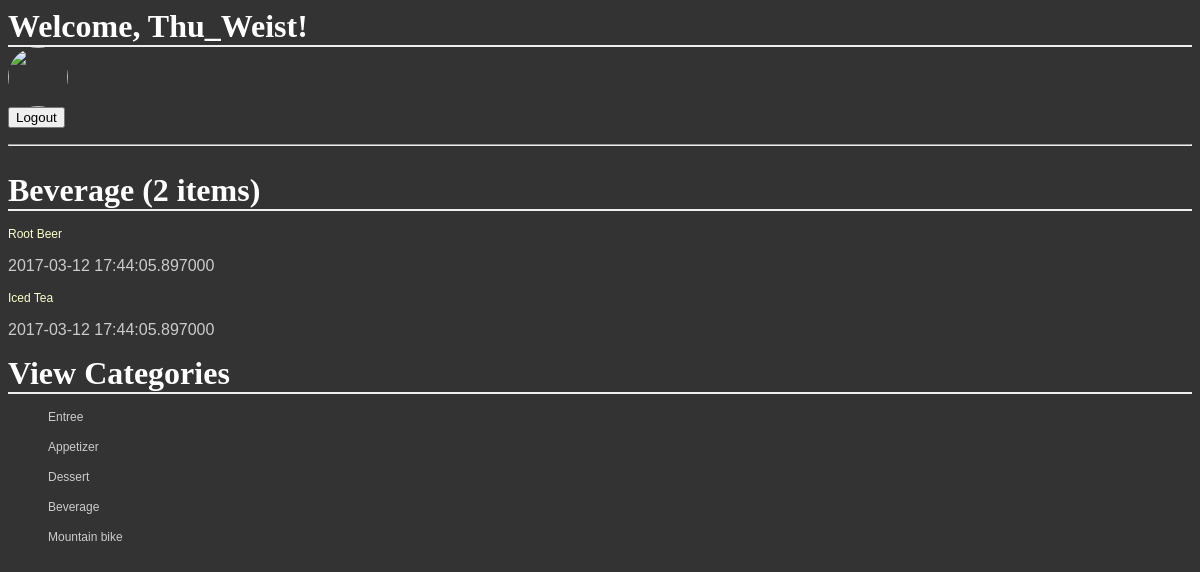
/catalog/Beverage (signed in), run on the app's committed database.
### database_setup.py (models this page shows, shortened)
class CatalogItem(Base):
    __tablename__ = 'catalog_item'
    id = Column(Integer, primary_key = True)
    name = Column(String(250), nullable = False)
    price = Column(String(8))
    category = Column(String(250))
    description = Column(String(250))
    dt_added = Column(DateTime, nullable = False, default = datetime.datetime.now())
    dt_modded = Column(DateTime, nullable = False, default = datetime.datetime.now(), onupdate = datetime.datetime.now())
    user_id = Column(Integer, ForeignKey('user.id'))
    user = relationship(User)

### public_page.py (the view)
@public_page.route('/catalog/<string:category>/items', methods = ['GET'])
@public_page.route('/catalog/<string:category>', methods = ['GET'])
def viewCategory(category):
    items = session.query(CatalogItem).filter_by(category = category).all()
    categories = dbfunctions.getUnique(CatalogItem.category)
    cat_name = list(k[0] for k in categories)
    return render_template('categorylist.html',
        items = items,
        category = category,
        categories = cat_name)

### dbfunctions.py (called while the page is built)
def getUnique(cls_attr):
    return session.query(cls_attr).distinct(cls_attr).all()

### templates/categorylist.html
{% extends 'base.html' %}
{% block content %}
<h1>{{ '%s (%s items)' % (category, items|length) }}</h1>
{% for i in items %}
<div>
  <p><a href="{{url_for('public_page.viewCatalogItem', category = category, item_id = i.id)}}">{{i.name}}</a></p>
  <p>{{i.dt_modded}}</p>
</div>
{% endfor %}
<h1>View Categories</h1>
<div>
  {% for cat in categories %}
  <ul>
    <a href="{{url_for('public_page.viewCategory', category = cat)}}"><p>{{cat}}</p></a>
  </ul>
  {% endfor %}
</div>
{% endblock %}

### static/styles.css (style rules this page uses)
body { font-family: sans-serif; background-image: url('img3.jpg'); background-color: #333333 }
h1, h2, h3, h4 { color: #FFFFFF; }
h1, h2 { font-family: 'Georgia', serif; margin: 0; }
h1 { border-bottom: 2px solid #eee; }
p, dd, dt { color: #CCCCCC; }
a { text-decoration: none; color:#FFFFCC; font-size: .75em; }

### data on the page
CatalogItem: name "Root Beer", dt_modded "2017-03-12 17:44:05.897000"
CatalogItem: name "Iced Tea", dt_modded "2017-03-12 17:44:05.897000"

### other printed values
{{ session['username'] }} "Thu_Weist"
{{ '%s (%s items)' % (category, items|length) }} "Beverage (2 items)"
{{ cat }} "Entree" "Appetizer" "Dessert" "Beverage" "Mountain bike"
